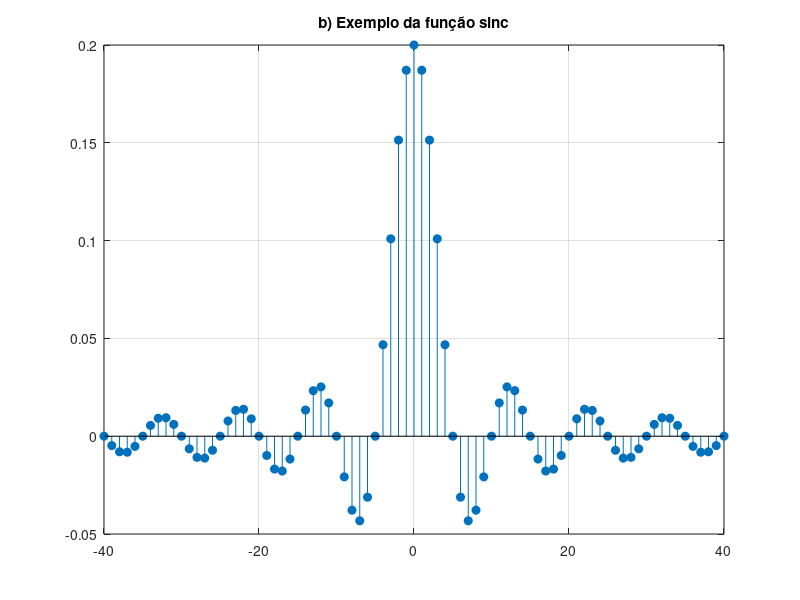

This chart was generated by the following MATLAB code:
clc, clear, close all
%% b)
W=pi/5;
n=-40:40;
h=(W/pi)*sinc(W*n/pi);
subplot(1,1,1);
stem(n,h,'filled'), title("b) Exemplo da função sinc"), grid;
% A função sinc é uma função real
%% d)
H0=sum(h)
E=sum(h.^2)
% "O problema 2 contem questões TP bastante comuns" - prof